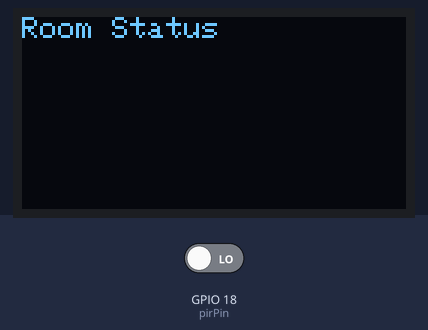
Simulated run of this sketch. Board: ESP32. Shown: 128×64 one-colour display. Inputs (shaded band) come from the test bench; at power-on: GPIO 18 (pirPin) LOW.

Above: at 2.1 s.
At 3.6 s:
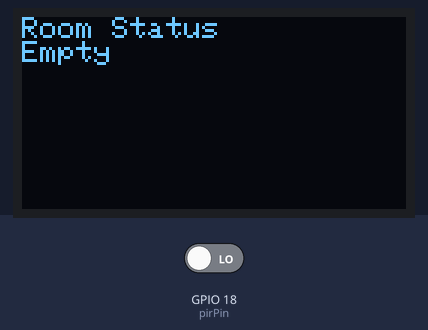
3.7 s: GPIO 18 (pirPin) driven HIGH
At 5.0 s:
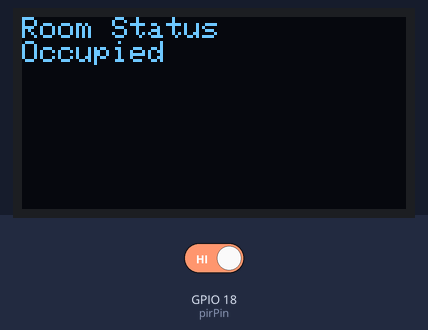
Timing chart, 0 to 6.7 s (numbered marks = the images above; inputs shaded):
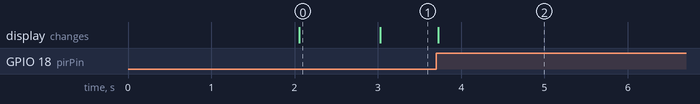

The sketch:

Project2.ino
```cpp
#include <Wire.h>
#include <Adafruit_GFX.h>
#include <Adafruit_SSD1306.h>
#define SCREEN_WIDTH 128  // OLED display width, in pixels
#define SCREEN_HEIGHT 64  // OLED display height, in pixels
// Declaration for an SSD1306 display connected to I2C (SDA, SCL pins)
Adafruit_SSD1306 display(SCREEN_WIDTH, SCREEN_HEIGHT, &Wire, -1);

//#define ESP32
#ifdef ESP32
int pirPin = 18;
#else
int pirPin = D5;
#endif
int detectionState = 0;
unsigned long lastMotion = 0;

void setup() {
  pinMode(pirPin, INPUT);
  Serial.begin(115200);
  if (!display.begin(SSD1306_SWITCHCAPVCC, 0x3C)) {  // Address 0x3D for 128x64
    Serial.println(F("SSD1306 allocation failed"));
    for (;;)
      ;
  }
  delay(2000);
  display.clearDisplay();
  display.setTextSize(1);
  display.setTextColor(WHITE);
  display.setCursor(0, 0);
  display.println("Room Status");
  display.display();
}

void loop() {
  detectionState = digitalRead(pirPin);
  if (detectionState == 1) {
    lastMotion = millis();
    display.clearDisplay();
    display.setCursor(0, 0);
    display.println("Room Status");
    display.print("Occupied");
    display.display();
  }

  if ((millis() - lastMotion) > 3000) {
    lastMotion = millis();
    display.clearDisplay();
    display.setCursor(0, 0);
    display.println("Room Status");
    display.print("Empty");
    display.display();
  }
}
```

Measured:
- after the input at 3.7 s, the display: changes at once (image 2)
- what the display in image 0 shows lasts 0.9 s, from 2.1 s to 3.0 s
